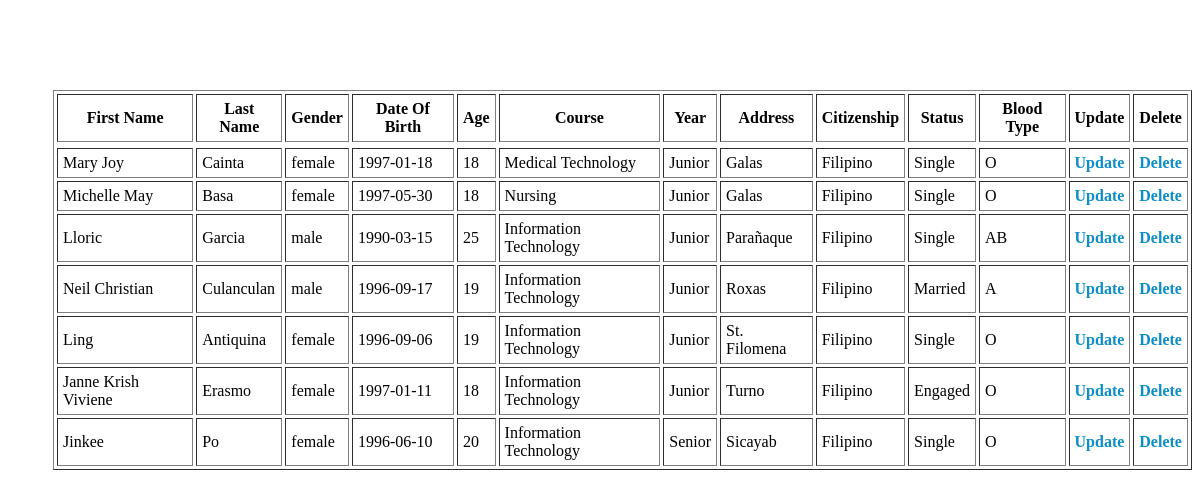
The page /view.php on the database its author committed.
### tables this page shows
CREATE TABLE IF NOT EXISTS `infotbl` (
  `ID` int(11) NOT NULL AUTO_INCREMENT,
  `FirstName` varchar(100) NOT NULL,
  `LastName` varchar(100) NOT NULL,
  `Gender` varchar(50) NOT NULL,
  `Dateofbirth` date NOT NULL,
  `Age` int(11) DEFAULT NULL,
  `Course` varchar(100) NOT NULL,
  `Year` varchar(50) DEFAULT NULL,
  `Address` varchar(100) NOT NULL,
  `Citizenship` varchar(100) DEFAULT NULL,
  `Status` varchar(100) DEFAULT NULL,
  `BloodType` varchar(10) DEFAULT NULL,
  PRIMARY KEY (`ID`)
);

### view.php (the view, shortened to what this page needs)
<!DOCTYPE html>
<html>
<head>
<link rel="stylesheet" type="text/css" href="stylesheet.css">
</head>
<body>
<div class="viewbody">
				<table cellspacing="3" border="1" cellpadding="5">
				<tr>
				<th>First Name</th>
				<th>Last Name</th>
				<th>Gender</th>
				<th>Date Of Birth</th>
				<th>Age</th>
				<th>Course</th>
				<th>Year</th>
				<th>Address</th>
				<th>Citizenship</th>
				<th>Status</th>
				<th>Blood Type</th>
				<th>Update</th>
				<th>Delete</th>
</div>
</body>
</html>
<?php
include"config.php";
$sql="Select * From infotbl";
$result=mysqli_query($conn,$sql);
while($row=$result->fetch_assoc())
{
	echo "<tr>";
	echo "<td>".$row['FirstName']."</td>";
	echo "<td>".$row['LastName']."</td>";
	echo "<td>".$row['Gender']."</td>";
	echo "<td>".$row['Dateofbirth']."</td>";
	echo "<td>".$row['Age']."</td>";
	echo "<td>".$row['Course']."</td>";
	echo "<td>".$row['Year']."</td>";
	echo "<td>".$row['Address']."</td>";
	echo "<td>".$row['Citizenship']."</td>";
	echo "<td>".$row['Status']."</td>";
	echo "<td>".$row['BloodType']."</td>";
	echo "<td>".'<a class="btndelup" href="update.php?id='.$row['ID'].'" >Update</a>'."</td>";
	echo "<td>".'<a class="btndelup" href="view.php?delete='.$row['ID'].'">Delete</a>'."</td>";
}
?>

### stylesheet.css (style rules this page uses)
.viewbody { margin-top: 90px; margin-left: 45px; }
.btndelup { color: #0e8ec9; text-decoration: none; font-weight: bold; }

### rows shown on the page
infotbl: FirstName "Mary Joy", LastName "Cainta", Gender "female", Dateofbirth "1997-01-18", Age "18", Course "Medical Technology", Year "Junior", Address "Galas", Citizenship "Filipino", Status "Single", BloodType "O"
infotbl: FirstName "Michelle May", LastName "Basa", Gender "female", Dateofbirth "1997-05-30", Age "18", Course "Nursing", Year "Junior", Address "Galas", Citizenship "Filipino", Status "Single", BloodType "O"
infotbl: FirstName "Lloric", LastName "Garcia", Gender "male", Dateofbirth "1990-03-15", Age "25", Course "Information Technology", Year "Junior", Address "Parañaque", Citizenship "Filipino", Status "Single", BloodType "AB"
infotbl: FirstName "Neil Christian", LastName "Culanculan", Gender "male", Dateofbirth "1996-09-17", Age "19", Course "Information Technology", Year "Junior", Address "Roxas", Citizenship "Filipino", Status "Married", BloodType "A"
infotbl: FirstName "Ling", LastName "Antiquina", Gender "female", Dateofbirth "1996-09-06", Age "19", Course "Information Technology", Year "Junior", Address "St. Filomena", Citizenship "Filipino", Status "Single", BloodType "O"
infotbl: FirstName "Janne Krish Viviene", LastName "Erasmo", Gender "female", Dateofbirth "1997-01-11", Age "18", Course "Information Technology", Year "Junior", Address "Turno", Citizenship "Filipino", Status "Engaged", BloodType "O"
infotbl: FirstName "Jinkee", LastName "Po", Gender "female", Dateofbirth "1996-06-10", Age "20", Course "Information Technology", Year "Senior", Address "Sicayab", Citizenship "Filipino", Status "Single", BloodType "O"
